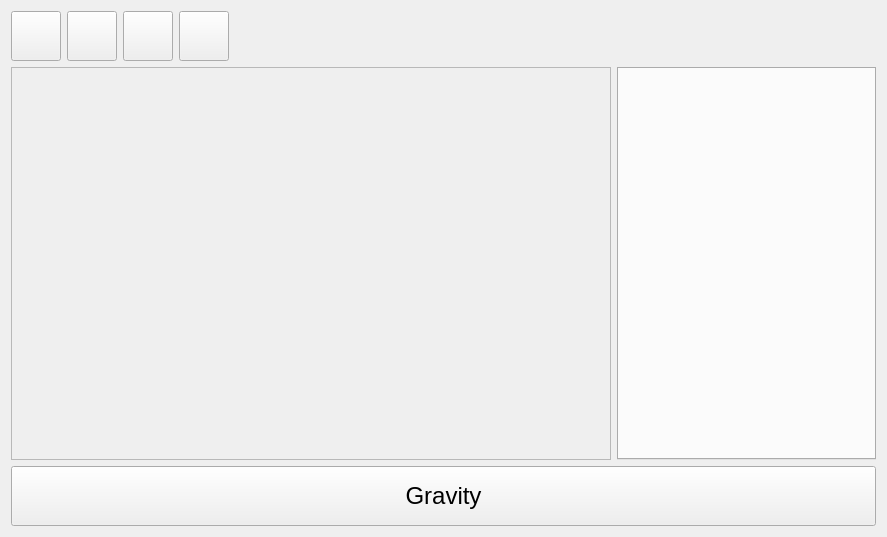
<?xml version="1.0" encoding="UTF-8"?>
<ui version="4.0">
 <class>Form</class>
 <widget class="QWidget" name="Form">
  <property name="geometry">
   <rect>
    <x>0</x>
    <y>0</y>
    <width>887</width>
    <height>537</height>
   </rect>
  </property>
  <property name="windowTitle">
   <string>Form</string>
  </property>
  <layout class="QGridLayout" name="gridLayout">
   <item row="1" column="0">
    <layout class="QVBoxLayout" name="verticalLayout">
     <item>
      <widget class="QScrollArea" name="robot_view_area">
       <property name="sizePolicy">
        <sizepolicy hsizetype="Preferred" vsizetype="Expanding">
         <horstretch>0</horstretch>
         <verstretch>0</verstretch>
        </sizepolicy>
       </property>
       <property name="minimumSize">
        <size>
         <width>600</width>
         <height>0</height>
        </size>
       </property>
       <property name="maximumSize">
        <size>
         <width>600</width>
         <height>16777215</height>
        </size>
       </property>
       <property name="widgetResizable">
        <bool>true</bool>
       </property>
       <widget class="QWidget" name="scrollAreaWidgetContents_5">
        <property name="geometry">
         <rect>
          <x>0</x>
          <y>0</y>
          <width>598</width>
          <height>391</height>
         </rect>
        </property>
       </widget>
      </widget>
     </item>
    </layout>
   </item>
   <item row="1" column="1">
    <widget class="QTabWidget" name="motion_tab">
     <property name="styleSheet">
      <string notr="true">QTabBar::tab {
    width: 200px;
    height:60px;
    font-size: 18pt; 
    font-weight:40; 
    color: #7c7c7c;
}</string>
     </property>
     <property name="currentIndex">
      <number>-1</number>
     </property>
    </widget>
   </item>
   <item row="2" column="0" colspan="2">
    <widget class="QPushButton" name="gravity_motion_button">
     <property name="minimumSize">
      <size>
       <width>0</width>
       <height>60</height>
      </size>
     </property>
     <property name="styleSheet">
      <string notr="true">font-size: 18pt; 
font-weight:40; 
color: #000000;</string>
     </property>
     <property name="text">
      <string>Gravity</string>
     </property>
    </widget>
   </item>
   <item row="0" column="0" colspan="2">
    <layout class="QHBoxLayout" name="robot_view_layout">
     <item>
      <widget class="QPushButton" name="robot_view_1_button">
       <property name="minimumSize">
        <size>
         <width>50</width>
         <height>50</height>
        </size>
       </property>
       <property name="text">
        <string/>
       </property>
      </widget>
     </item>
     <item>
      <widget class="QPushButton" name="robot_view_2_button">
       <property name="minimumSize">
        <size>
         <width>50</width>
         <height>50</height>
        </size>
       </property>
       <property name="text">
        <string/>
       </property>
      </widget>
     </item>
     <item>
      <widget class="QPushButton" name="robot_view_3_button">
       <property name="minimumSize">
        <size>
         <width>50</width>
         <height>50</height>
        </size>
       </property>
       <property name="text">
        <string/>
       </property>
      </widget>
     </item>
     <item>
      <widget class="QPushButton" name="robot_view_4_button">
       <property name="minimumSize">
        <size>
         <width>50</width>
         <height>50</height>
        </size>
       </property>
       <property name="text">
        <string/>
       </property>
      </widget>
     </item>
     <item>
      <spacer name="horizontalSpacer">
       <property name="orientation">
        <enum>Qt::Horizontal</enum>
       </property>
       <property name="sizeType">
        <enum>QSizePolicy::Expanding</enum>
       </property>
       <property name="sizeHint" stdset="0">
        <size>
         <width>40</width>
         <height>20</height>
        </size>
       </property>
      </spacer>
     </item>
    </layout>
   </item>
  </layout>
 </widget>
 <resources/>
 <connections/>
</ui>
